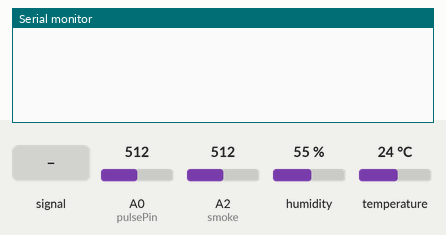
Simulated run of this sketch. Board: Arduino Uno, built for the host (arithmetic inside an expression is 32-bit, double 64-bit). On the bench: the last lines printed to the serial monitor. Wiring (inferred from the names in the program): DHT11 sensor: data A1. Inputs (shaded band) come from the test bench; at power-on: humidity 55 %, A2 (smoke) = 512, temperature 24 °C, A0 (pulsePin) = 512.

Above: at 1.2 s.
1.3 s: A0 (pulsePin) fed a 200 Hz sine of ±81 counts around its level
At 4.5 s:
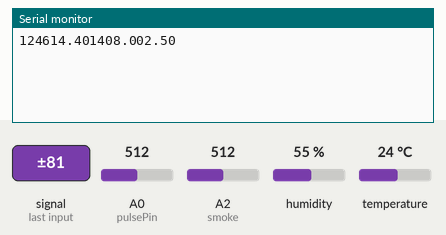
7.3 s: humidity set to 22 %
At 8.6 s:
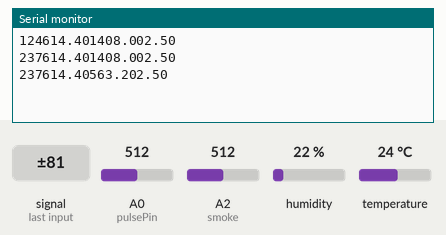
8.8 s: A2 (smoke) set to 716
10.3 s: temperature set to 12 °C
At 10.3 s:
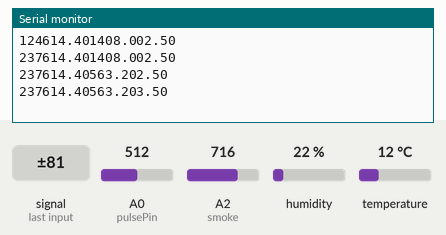
11.8 s: A0 (pulsePin) fed a 2 Hz sine of ±306 counts around its level
At 13.0 s:
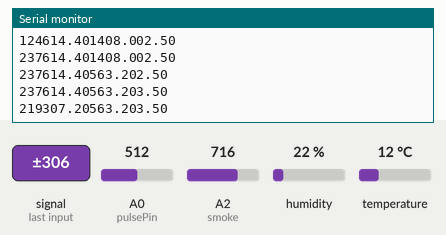
13.3 s: A0 (pulsePin) set to 716
At 15.4 s:
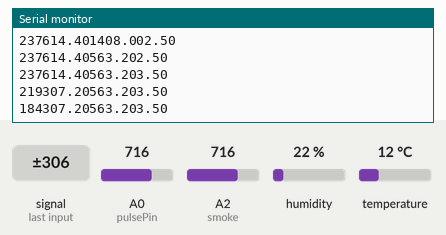
Timing chart, 0 to 15.8 s (numbered marks = the images above; inputs shaded):
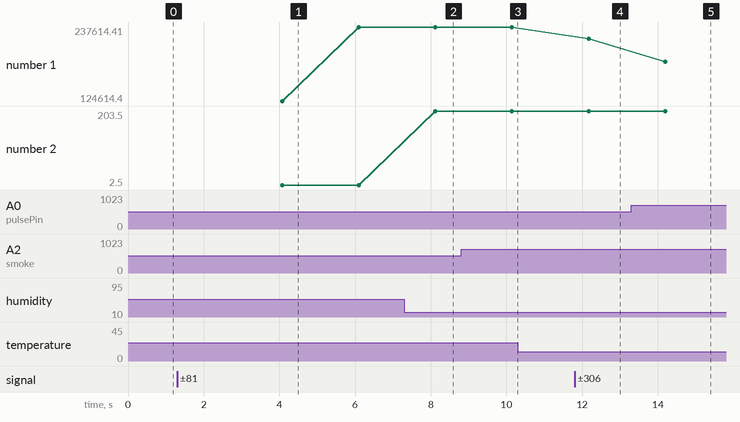

The sketch:

pulse_sensor_test.ino
```cpp
#include <SoftwareSerial.h>

#include <dht.h>
SoftwareSerial xbee(2, 3);
#define dataPin A1
#define smoke A2
#define TIM2_EN() (TIMSK2=0x02)
#define TIM2_DIS() (TIMSK2=0x00)
dht DHT;
// Sensor and pins variables
int pulsePin = 0;
int blinkPin = 13;

// Pulse rate variable
volatile int BPM;

// Raw signal
volatile int Signal;

// Interval between beats
volatile int IBI = 600;

// Becomes true when the pulse is high
volatile boolean Pulse = false;

// Becomes true when Arduino finds a pulse
volatile boolean QS = false;

void setup(){

  // Start Serial
  Serial.begin(9600);
  xbee.begin(9600);
  // Sets up to read Pulse Sensor signal every 2mS
  interruptSetup();
}

void loop(){
  TIM2_DIS();
  int readData=DHT.read22(dataPin);
  float t=DHT.temperature;
  float h=DHT.humidity;
  float s=analogRead(smoke);
  float ss=s/1024*5.0;
  //xbee.write(t);
  //Serial.println(t);
  //xbee.write(h);
  //Serial.println(h);
  //xbee.write(s);
  //Serial.println(s);
  //xbee.write(BPM);
  //Serial.println(BPM);
  TIM2_EN();
  // If heart beat is found
  if (QS == true) {

    // Print heart rate
    //Serial.print("Heart rate: ");
    xbee.write(BPM);
    Serial.print(BPM);
    //Serial.print("   Temperature: ");
    xbee.write(t);
    Serial.print(t);
    //Serial.print("°C");
   // Serial.print("   Humidity: ");
    xbee.write(h);
    Serial.print(h);
    //Serial.print("%");
    //Serial.print("   Gas level:");
    xbee.write(ss);
    Serial.println(ss);
   // Serial.println("ppm");
    // Reset the Quantified Self flag for next time
    QS = false;
   }

  // Wait 20 ms
  delay(2000);
}


// https://arduino.stackexchange.com/questions/21489/dht11-and-pulse-sensor-incompatibility   LINK FOR INFO ON ARDUINO, DHT11, AND PULSE SENSOR
```

Interrupt.ino
```cpp
volatile int rate[10];                    // array to hold last ten IBI values
volatile unsigned long sampleCounter = 0;          // used to determine pulse timing
volatile unsigned long lastBeatTime = 0;           // used to find IBI
volatile int P =512;                      // used to find peak in pulse wave, seeded
volatile int T = 512;                     // used to find trough in pulse wave, seeded
volatile int thresh = 512;                // used to find instant moment of heart beat, seeded
volatile int amp = 100;                   // used to hold amplitude of pulse waveform, seeded
volatile boolean firstBeat = true;        // used to seed rate array so we startup with reasonable BPM
volatile boolean secondBeat = false;      // used to seed rate array so we startup with reasonable BPM


void interruptSetup(){
  // Initializes Timer2 to throw an interrupt every 2mS.
  TCCR2A = 0x02;     // DISABLE PWM ON DIGITAL PINS 3 AND 11, AND GO INTO CTC MODE
  TCCR2B = 0x06;     // DON'T FORCE COMPARE, 256 PRESCALER
  OCR2A = 0X7C;      // SET THE TOP OF THE COUNT TO 124 FOR 500Hz SAMPLE RATE
  TIMSK2 = 0x02;     // ENABLE INTERRUPT ON MATCH BETWEEN TIMER2 AND OCR2A
  sei();             // MAKE SURE GLOBAL INTERRUPTS ARE ENABLED
}


// THIS IS THE TIMER 2 INTERRUPT SERVICE ROUTINE.
// Timer 2 makes sure that we take a reading every 2 miliseconds
ISR(TIMER2_COMPA_vect){                         // triggered when Timer2 counts to 124
  cli();                                      // disable interrupts while we do this
  Signal = analogRead(pulsePin);              // read the Pulse Sensor
  sampleCounter += 2;                         // keep track of the time in mS with this variable
  int N = sampleCounter - lastBeatTime;       // monitor the time since the last beat to avoid noise

    //  find the peak and trough of the pulse wave
  if(Signal < thresh && N > (IBI/5)*3){       // avoid dichrotic noise by waiting 3/5 of last IBI
    if (Signal < T){                        // T is the trough
      T = Signal;                         // keep track of lowest point in pulse wave
    }
  }

  if(Signal > thresh && Signal > P){          // thresh condition helps avoid noise
    P = Signal;                             // P is the peak
  }                                        // keep track of highest point in pulse wave

  //  NOW IT'S TIME TO LOOK FOR THE HEART BEAT
  // signal surges up in value every time there is a pulse
  if (N > 250){                                   // avoid high frequency noise
    if ( (Signal > thresh) && (Pulse == false) && (N > (IBI/5)*3) ){
      Pulse = true;                               // set the Pulse flag when we think there is a pulse
      digitalWrite(blinkPin,HIGH);                // turn on pin 13 LED
      IBI = sampleCounter - lastBeatTime;         // measure time between beats in mS
      lastBeatTime = sampleCounter;               // keep track of time for next pulse

      if(secondBeat){                        // if this is the second beat, if secondBeat == TRUE
        secondBeat = false;                  // clear secondBeat flag
        for(int i=0; i<=9; i++){             // seed the running total to get a realisitic BPM at startup
          rate[i] = IBI;
        }
      }

      if(firstBeat){                         // if it's the first time we found a beat, if firstBeat == TRUE
        firstBeat = false;                   // clear firstBeat flag
        secondBeat = true;                   // set the second beat flag
        sei();                               // enable interrupts again
        return;                              // IBI value is unreliable so discard it
      }


      // keep a running total of the last 10 IBI values
      word runningTotal = 0;                  // clear the runningTotal variable

      for(int i=0; i<=8; i++){                // shift data in the rate array
        rate[i] = rate[i+1];                  // and drop the oldest IBI value
        runningTotal += rate[i];              // add up the 9 oldest IBI values
      }

      rate[9] = IBI;                          // add the latest IBI to the rate array
      runningTotal += rate[9];                // add the latest IBI to runningTotal
      runningTotal /= 10;                     // average the last 10 IBI values
      BPM = 60000/runningTotal;               // how many beats can fit into a minute? that's BPM!
      QS = true;                              // set Quantified Self flag
      // QS FLAG IS NOT CLEARED INSIDE THIS ISR
    }
  }

  if (Signal < thresh && Pulse == true){   // when the values are going down, the beat is over
    digitalWrite(blinkPin,LOW);            // turn off pin 13 LED
    Pulse = false;                         // reset the Pulse flag so we can do it again
    amp = P - T;                           // get amplitude of the pulse wave
    thresh = amp/2 + T;                    // set thresh at 50% of the amplitude
    P = thresh;                            // reset these for next time
    T = thresh;
  }

  if (N > 2500){                           // if 2.5 seconds go by without a beat
    thresh = 512;                          // set thresh default
    P = 512;                               // set P default
    T = 512;                               // set T default
    lastBeatTime = sampleCounter;          // bring the lastBeatTime up to date
    firstBeat = true;                      // set these to avoid noise
    secondBeat = false;                    // when we get the heartbeat back
  }

  sei();                                   // enable interrupts when youre done!
}// end isr
```

Measured:
- after the input at 1.3 s, the serial monitor: prints a new line after 2.8 s (image 1)
- after the input at 7.3 s, the serial monitor: prints a new line after 0.82 s (image 2)
- after the input at 11.8 s, the serial monitor: prints a new line after 0.37 s (image 4)
- after the input at 13.3 s, the serial monitor: prints a new line after 0.89 s (image 5)
- plotted number 1: 237614.4 → 237614.41 after the input at 7.3 s, 237614.41 → 219307.21 after the input at 11.8 s, 219307.21 → 184307.21 after the input at 13.3 s
- plotted number 2: 2.5 → 202.5 after the input at 7.3 s, 202.5 → 203.5 after the input at 8.8 s
